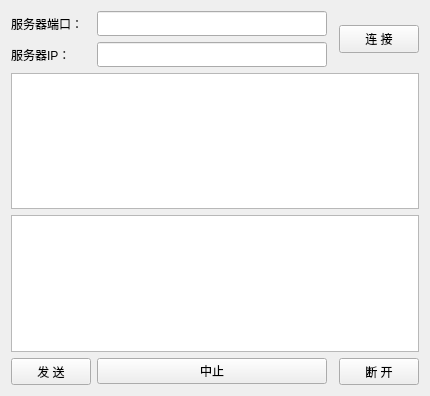
<?xml version="1.0" encoding="UTF-8"?>
<ui version="4.0">
 <class>Client</class>
 <widget class="QWidget" name="Client">
  <property name="geometry">
   <rect>
    <x>0</x>
    <y>0</y>
    <width>430</width>
    <height>396</height>
   </rect>
  </property>
  <property name="windowTitle">
   <string>Form</string>
  </property>
  <layout class="QGridLayout" name="gridLayout">
   <item row="3" column="0" colspan="4">
    <widget class="QTextEdit" name="textEdit_write"/>
   </item>
   <item row="4" column="3">
    <widget class="QPushButton" name="pushButton_close">
     <property name="minimumSize">
      <size>
       <width>0</width>
       <height>27</height>
      </size>
     </property>
     <property name="text">
      <string>断 开</string>
     </property>
    </widget>
   </item>
   <item row="1" column="1">
    <widget class="QLineEdit" name="lineEdit_ip">
     <property name="minimumSize">
      <size>
       <width>0</width>
       <height>25</height>
      </size>
     </property>
    </widget>
   </item>
   <item row="4" column="1">
    <widget class="QPushButton" name="pushButton_stop">
     <property name="text">
      <string>中止</string>
     </property>
    </widget>
   </item>
   <item row="0" column="0">
    <widget class="QLabel" name="label">
     <property name="minimumSize">
      <size>
       <width>0</width>
       <height>25</height>
      </size>
     </property>
     <property name="text">
      <string>服务器端口：</string>
     </property>
    </widget>
   </item>
   <item row="1" column="0">
    <widget class="QLabel" name="label_2">
     <property name="minimumSize">
      <size>
       <width>0</width>
       <height>25</height>
      </size>
     </property>
     <property name="text">
      <string>服务器IP：</string>
     </property>
    </widget>
   </item>
   <item row="0" column="1">
    <widget class="QLineEdit" name="lineEdit_port">
     <property name="minimumSize">
      <size>
       <width>0</width>
       <height>25</height>
      </size>
     </property>
    </widget>
   </item>
   <item row="0" column="3" rowspan="2">
    <widget class="QPushButton" name="pushButton_connect">
     <property name="minimumSize">
      <size>
       <width>0</width>
       <height>28</height>
      </size>
     </property>
     <property name="text">
      <string>连 接</string>
     </property>
    </widget>
   </item>
   <item row="2" column="0" colspan="4">
    <widget class="QTextEdit" name="textEdit_read"/>
   </item>
   <item row="4" column="0">
    <widget class="QPushButton" name="pushButton_send">
     <property name="minimumSize">
      <size>
       <width>0</width>
       <height>27</height>
      </size>
     </property>
     <property name="text">
      <string>发 送</string>
     </property>
    </widget>
   </item>
  </layout>
 </widget>
 <resources/>
 <connections/>
</ui>
